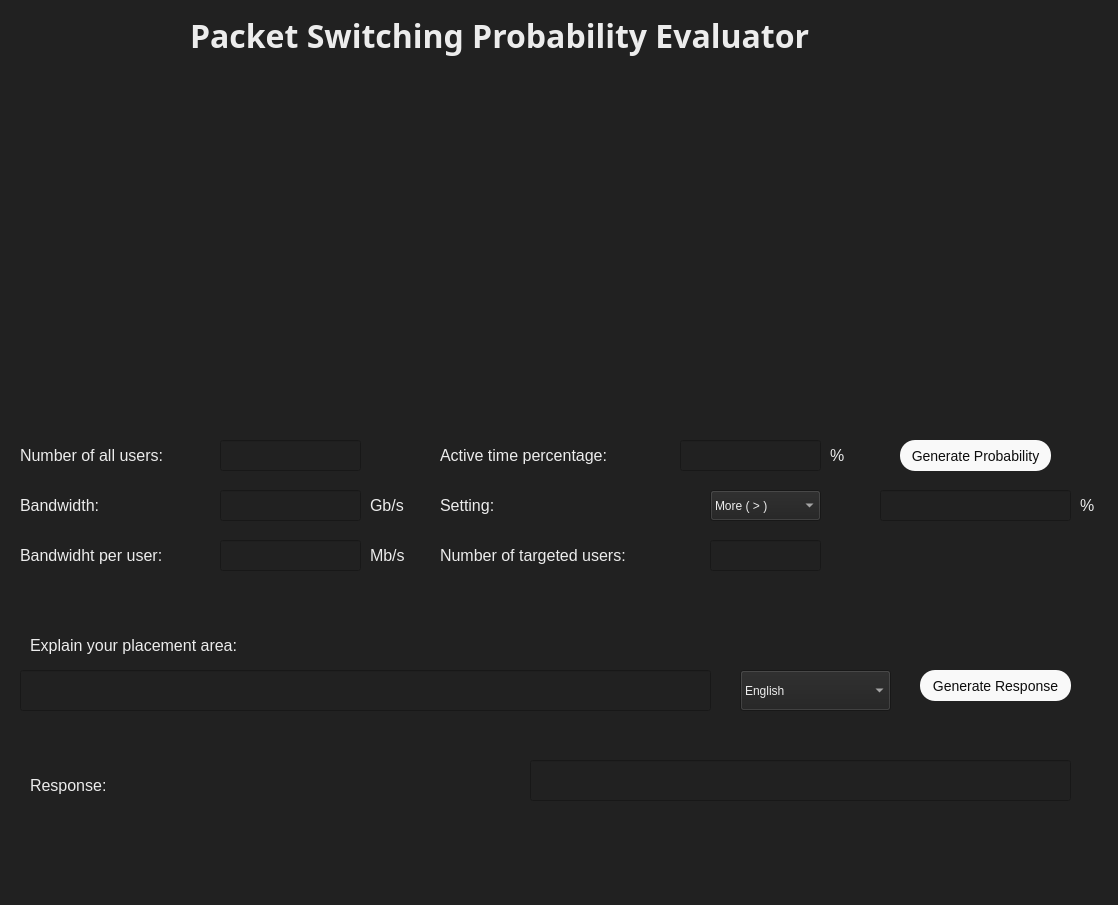
<?xml version="1.0" encoding="UTF-8"?>
<ui version="4.0">
 <class>MainWindow</class>
 <widget class="QMainWindow" name="MainWindow">
  <property name="geometry">
   <rect>
    <x>0</x>
    <y>0</y>
    <width>1118</width>
    <height>905</height>
   </rect>
  </property>
  <property name="windowTitle">
   <string>MainWindow</string>
  </property>
  <property name="styleSheet">
   <string notr="true">background-color: #212121;</string>
  </property>
  <property name="documentMode">
   <bool>false</bool>
  </property>
  <widget class="QWidget" name="centralwidget">
   <widget class="QLabel" name="label">
    <property name="geometry">
     <rect>
      <x>420</x>
      <y>80</y>
      <width>291</width>
      <height>291</height>
     </rect>
    </property>
    <property name="text">
     <string/>
    </property>
    <property name="pixmap">
     <pixmap>imgRouter.png</pixmap>
    </property>
    <property name="scaledContents">
     <bool>true</bool>
    </property>
   </widget>
   <widget class="QLabel" name="label_2">
    <property name="geometry">
     <rect>
      <x>190</x>
      <y>10</y>
      <width>901</width>
      <height>51</height>
     </rect>
    </property>
    <property name="font">
     <font>
      <family>Arial Black</family>
      <pointsize>24</pointsize>
      <weight>75</weight>
      <bold>true</bold>
     </font>
    </property>
    <property name="styleSheet">
     <string notr="true">color: #ECECEC;</string>
    </property>
    <property name="text">
     <string>Packet Switching Probability Evaluator</string>
    </property>
   </widget>
   <widget class="QLabel" name="label_3">
    <property name="geometry">
     <rect>
      <x>20</x>
      <y>440</y>
      <width>171</width>
      <height>31</height>
     </rect>
    </property>
    <property name="font">
     <font>
      <family>Arial</family>
      <pointsize>12</pointsize>
      <weight>50</weight>
      <bold>false</bold>
     </font>
    </property>
    <property name="styleSheet">
     <string notr="true">color: #ECECEC;</string>
    </property>
    <property name="text">
     <string>Number of all users:</string>
    </property>
   </widget>
   <widget class="QLabel" name="label_4">
    <property name="geometry">
     <rect>
      <x>440</x>
      <y>440</y>
      <width>201</width>
      <height>31</height>
     </rect>
    </property>
    <property name="font">
     <font>
      <family>Arial</family>
      <pointsize>12</pointsize>
      <weight>50</weight>
      <bold>false</bold>
     </font>
    </property>
    <property name="styleSheet">
     <string notr="true">color: #ECECEC;</string>
    </property>
    <property name="text">
     <string>Active time percentage:</string>
    </property>
   </widget>
   <widget class="QLabel" name="label_5">
    <property name="geometry">
     <rect>
      <x>440</x>
      <y>540</y>
      <width>251</width>
      <height>31</height>
     </rect>
    </property>
    <property name="font">
     <font>
      <family>Arial</family>
      <pointsize>12</pointsize>
      <weight>50</weight>
      <bold>false</bold>
     </font>
    </property>
    <property name="styleSheet">
     <string notr="true">color: #ECECEC;</string>
    </property>
    <property name="text">
     <string>Number of targeted users:</string>
    </property>
   </widget>
   <widget class="QLabel" name="label_6">
    <property name="geometry">
     <rect>
      <x>440</x>
      <y>490</y>
      <width>111</width>
      <height>31</height>
     </rect>
    </property>
    <property name="font">
     <font>
      <family>Arial</family>
      <pointsize>12</pointsize>
      <weight>50</weight>
      <bold>false</bold>
     </font>
    </property>
    <property name="styleSheet">
     <string notr="true">color: #ECECEC;</string>
    </property>
    <property name="text">
     <string>Setting:</string>
    </property>
   </widget>
   <widget class="QPushButton" name="btnGenerateProbability">
    <property name="geometry">
     <rect>
      <x>900</x>
      <y>440</y>
      <width>151</width>
      <height>31</height>
     </rect>
    </property>
    <property name="styleSheet">
     <string notr="true">color: #0D0D0D; border: none; font-size:14px; cursor: hand; border-radius: 15px; box-shadow: 0 4px 6px rgba(0, 0, 0, 0.1); background-color: #F9F9F9; </string>
    </property>
    <property name="text">
     <string>Generate Probability</string>
    </property>
   </widget>
   <widget class="QLineEdit" name="txtGenerateProbability">
    <property name="geometry">
     <rect>
      <x>880</x>
      <y>490</y>
      <width>191</width>
      <height>31</height>
     </rect>
    </property>
    <property name="font">
     <font>
      <pointsize>12</pointsize>
     </font>
    </property>
    <property name="styleSheet">
     <string notr="true">color: #ECECEC;</string>
    </property>
   </widget>
   <widget class="QLineEdit" name="txtTargetUsers">
    <property name="geometry">
     <rect>
      <x>710</x>
      <y>540</y>
      <width>111</width>
      <height>31</height>
     </rect>
    </property>
    <property name="font">
     <font>
      <pointsize>12</pointsize>
     </font>
    </property>
    <property name="styleSheet">
     <string notr="true">color: #ECECEC;</string>
    </property>
   </widget>
   <widget class="QLineEdit" name="txtAllUsers">
    <property name="geometry">
     <rect>
      <x>220</x>
      <y>440</y>
      <width>141</width>
      <height>31</height>
     </rect>
    </property>
    <property name="font">
     <font>
      <pointsize>12</pointsize>
     </font>
    </property>
    <property name="styleSheet">
     <string notr="true">color: #ECECEC; border-width: 1px;</string>
    </property>
   </widget>
   <widget class="QLineEdit" name="txtActivepPercentage">
    <property name="geometry">
     <rect>
      <x>680</x>
      <y>440</y>
      <width>141</width>
      <height>31</height>
     </rect>
    </property>
    <property name="font">
     <font>
      <pointsize>12</pointsize>
     </font>
    </property>
    <property name="styleSheet">
     <string notr="true">color: #ECECEC;</string>
    </property>
   </widget>
   <widget class="QLabel" name="label_9">
    <property name="geometry">
     <rect>
      <x>30</x>
      <y>630</y>
      <width>271</width>
      <height>31</height>
     </rect>
    </property>
    <property name="font">
     <font>
      <family>Arial</family>
      <pointsize>12</pointsize>
      <weight>50</weight>
      <bold>false</bold>
     </font>
    </property>
    <property name="styleSheet">
     <string notr="true">color: #ECECEC;</string>
    </property>
    <property name="text">
     <string>Explain your placement area:</string>
    </property>
   </widget>
   <widget class="QLineEdit" name="txtEnvironment">
    <property name="geometry">
     <rect>
      <x>20</x>
      <y>670</y>
      <width>691</width>
      <height>41</height>
     </rect>
    </property>
    <property name="font">
     <font>
      <pointsize>12</pointsize>
     </font>
    </property>
    <property name="styleSheet">
     <string notr="true">color: #ECECEC;</string>
    </property>
   </widget>
   <widget class="QComboBox" name="comboBox">
    <property name="geometry">
     <rect>
      <x>710</x>
      <y>490</y>
      <width>111</width>
      <height>31</height>
     </rect>
    </property>
    <property name="styleSheet">
     <string notr="true">color: #ECECEC; border-color: #ECECEC; border-width:2px;</string>
    </property>
    <item>
     <property name="text">
      <string>More ( &gt; )</string>
     </property>
    </item>
    <item>
     <property name="text">
      <string>Equal ( = )</string>
     </property>
    </item>
    <item>
     <property name="text">
      <string>More or equal ( &gt;= )</string>
     </property>
    </item>
    <item>
     <property name="text">
      <string>Less ( &lt; )</string>
     </property>
    </item>
    <item>
     <property name="text">
      <string>Less or equal ( &lt;= )</string>
     </property>
    </item>
   </widget>
   <widget class="QLabel" name="label_10">
    <property name="geometry">
     <rect>
      <x>30</x>
      <y>770</y>
      <width>411</width>
      <height>31</height>
     </rect>
    </property>
    <property name="font">
     <font>
      <family>Arial</family>
      <pointsize>12</pointsize>
      <weight>50</weight>
      <bold>false</bold>
     </font>
    </property>
    <property name="styleSheet">
     <string notr="true">color: #ECECEC;</string>
    </property>
    <property name="text">
     <string>Response:</string>
    </property>
   </widget>
   <widget class="QLineEdit" name="txtResponse">
    <property name="geometry">
     <rect>
      <x>530</x>
      <y>760</y>
      <width>541</width>
      <height>41</height>
     </rect>
    </property>
    <property name="font">
     <font>
      <pointsize>12</pointsize>
     </font>
    </property>
    <property name="styleSheet">
     <string notr="true">color: #ECECEC;</string>
    </property>
   </widget>
   <widget class="QPushButton" name="btnGenerateResponse">
    <property name="geometry">
     <rect>
      <x>920</x>
      <y>670</y>
      <width>151</width>
      <height>31</height>
     </rect>
    </property>
    <property name="styleSheet">
     <string notr="true">color: #0D0D0D; border: none; font-size:14px; cursor: hand; border-radius: 15px; box-shadow: 0 4px 6px rgba(0, 0, 0, 0.1); background-color: #F9F9F9; </string>
    </property>
    <property name="text">
     <string>Generate Response</string>
    </property>
   </widget>
   <widget class="QComboBox" name="comboLanguage">
    <property name="geometry">
     <rect>
      <x>740</x>
      <y>670</y>
      <width>151</width>
      <height>41</height>
     </rect>
    </property>
    <property name="styleSheet">
     <string notr="true">color: #ECECEC; border-color: #ECECEC; border-width:2px;</string>
    </property>
    <item>
     <property name="text">
      <string>English</string>
     </property>
    </item>
    <item>
     <property name="text">
      <string>Albanian</string>
     </property>
    </item>
   </widget>
   <widget class="QLabel" name="label_7">
    <property name="geometry">
     <rect>
      <x>1080</x>
      <y>490</y>
      <width>21</width>
      <height>31</height>
     </rect>
    </property>
    <property name="font">
     <font>
      <family>Arial</family>
      <pointsize>12</pointsize>
      <weight>50</weight>
      <bold>false</bold>
     </font>
    </property>
    <property name="styleSheet">
     <string notr="true">color: #ECECEC;</string>
    </property>
    <property name="text">
     <string>%</string>
    </property>
   </widget>
   <widget class="QLabel" name="label_8">
    <property name="geometry">
     <rect>
      <x>830</x>
      <y>440</y>
      <width>21</width>
      <height>31</height>
     </rect>
    </property>
    <property name="font">
     <font>
      <family>Arial</family>
      <pointsize>12</pointsize>
      <weight>50</weight>
      <bold>false</bold>
     </font>
    </property>
    <property name="styleSheet">
     <string notr="true">color: #ECECEC;</string>
    </property>
    <property name="text">
     <string>%</string>
    </property>
   </widget>
   <widget class="QLabel" name="label_11">
    <property name="geometry">
     <rect>
      <x>20</x>
      <y>540</y>
      <width>201</width>
      <height>31</height>
     </rect>
    </property>
    <property name="font">
     <font>
      <family>Arial</family>
      <pointsize>12</pointsize>
      <weight>50</weight>
      <bold>false</bold>
     </font>
    </property>
    <property name="styleSheet">
     <string notr="true">color: #ECECEC;</string>
    </property>
    <property name="text">
     <string>Bandwidht per user:</string>
    </property>
   </widget>
   <widget class="QLabel" name="label_12">
    <property name="geometry">
     <rect>
      <x>20</x>
      <y>490</y>
      <width>201</width>
      <height>31</height>
     </rect>
    </property>
    <property name="font">
     <font>
      <family>Arial</family>
      <pointsize>12</pointsize>
      <weight>50</weight>
      <bold>false</bold>
     </font>
    </property>
    <property name="styleSheet">
     <string notr="true">color: #ECECEC;</string>
    </property>
    <property name="text">
     <string>Bandwidth: </string>
    </property>
   </widget>
   <widget class="QLineEdit" name="txtBandwidth">
    <property name="geometry">
     <rect>
      <x>220</x>
      <y>490</y>
      <width>141</width>
      <height>31</height>
     </rect>
    </property>
    <property name="font">
     <font>
      <pointsize>12</pointsize>
     </font>
    </property>
    <property name="styleSheet">
     <string notr="true">color: #ECECEC;</string>
    </property>
   </widget>
   <widget class="QLineEdit" name="txtBandwidthPerUser">
    <property name="geometry">
     <rect>
      <x>220</x>
      <y>540</y>
      <width>141</width>
      <height>31</height>
     </rect>
    </property>
    <property name="font">
     <font>
      <pointsize>12</pointsize>
     </font>
    </property>
    <property name="styleSheet">
     <string notr="true">color: #ECECEC;</string>
    </property>
   </widget>
   <widget class="QLabel" name="label_13">
    <property name="geometry">
     <rect>
      <x>370</x>
      <y>490</y>
      <width>51</width>
      <height>31</height>
     </rect>
    </property>
    <property name="font">
     <font>
      <family>Arial</family>
      <pointsize>12</pointsize>
      <weight>50</weight>
      <bold>false</bold>
     </font>
    </property>
    <property name="styleSheet">
     <string notr="true">color: #ECECEC;</string>
    </property>
    <property name="text">
     <string>Gb/s</string>
    </property>
   </widget>
   <widget class="QLabel" name="label_14">
    <property name="geometry">
     <rect>
      <x>370</x>
      <y>540</y>
      <width>51</width>
      <height>31</height>
     </rect>
    </property>
    <property name="font">
     <font>
      <family>Arial</family>
      <pointsize>12</pointsize>
      <weight>50</weight>
      <bold>false</bold>
     </font>
    </property>
    <property name="styleSheet">
     <string notr="true">color: #ECECEC;</string>
    </property>
    <property name="text">
     <string>Mb/s</string>
    </property>
   </widget>
  </widget>
  <widget class="QMenuBar" name="menubar">
   <property name="geometry">
    <rect>
     <x>0</x>
     <y>0</y>
     <width>1118</width>
     <height>26</height>
    </rect>
   </property>
  </widget>
  <widget class="QStatusBar" name="statusbar"/>
 </widget>
 <resources/>
 <connections/>
</ui>
